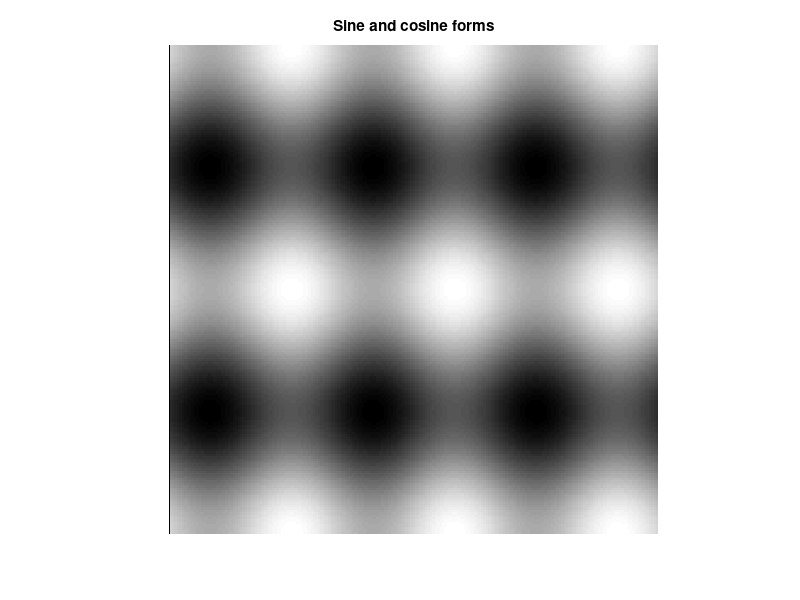
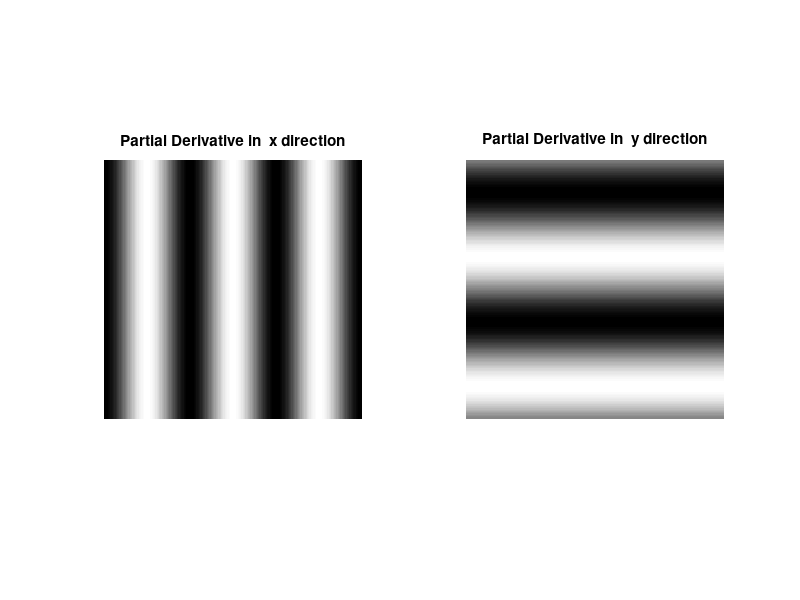
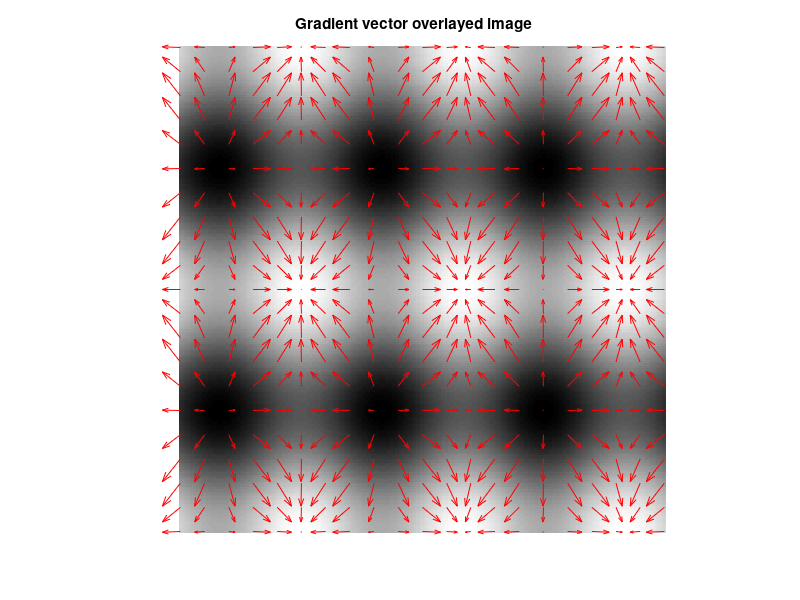

The MATLAB script that drew these images, in order: (Note: this script raises an error after producing the figures.)
clear all  
close all

%% start exercise 3
x = -100:100;
y = -100:100;
[X, Y] = meshgrid (x, y);
A = 1; B = 2; V = 6* pi /201; W = 4* pi /201;
F = A * sin(V*X) + B * cos(W*Y);
imshow (F, [], 'xData', x, 'yData', y);
title('Sine and cosine forms')


%% Partial direvatives: 
% the partial derivatives ignore the term with the not analyzed variable as
% a constant. The sin term then becomes cos with the constant(V & W) multiplied
% on the outside, and the cos becomes -sin
% fx = A*V*cos(Vx)
% fy = -B*W*sin(Wy)
% fxx = -A*V^2*sin(Vx)
% fyy = -B*W^2*cos(Wy)

%% implementation of first Partial derivatives 
Fx = A*V*cos(V*X);
Fy = -B*W*sin(W*Y);
figure; 
subplot(121)
imshow (Fx, [], 'xData', x, 'yData', y);
title('Partial Derivative in  x direction')

subplot(122)
imshow(Fy, [], 'xData',y,'yData',y); 
title('Partial Derivative in  y direction')

%% Plot for combined derivative with vector 

xx = -100:10:100;
yy = -100:10:100;
[XX , YY] = meshgrid(xx, yy);
Fx = A*V*cos(V*XX);
Fy = -B*W*sin(W*YY);
figure; 
imshow (F,[],'xData',x,'yData',y);
hold on;
quiver (xx,yy,Fx,Fy,'r');
hold off ;
title('Gradient vector overlayed image')
%% Use gaussian filter on partial derivatives 


Gx = gD(F,1,1,0);  %first order gaussian in x
Gy = gD(F,1,0,1);  %first order gaussian in y


XXG = 1 : 10 : size(Gx,1); 
YYG = 1 : 10 : size(Gy,2); 
Gxs = zeros(length(XXG),length(YYG));
Gys = zeros(length(XXG),length(YYG));
for i = 1 :  length(XX)
    for j = 1 : length(YY)
        Gxs(i,j) = Gx(XXG(i),XXG(j)); 
        Gys(i,j) = Gy(YYG(i),YYG(j)); 
    end
end


figure; 
imshow (F,[],'xData',x,'yData',y);
axis on
hold on;
quiver(xx,yy,Gxs,Gys,'r');
hold off ;
title('Gradient vector overlayed image with gaussian filter')
%% First rotate the image then do Filtering 

%put rotate image in the current folder 
Fr = rotateImage(F, 10, 'linear','basic'); % give negative values which problems with displaying 
%crop image
Fr = Fr(17 : (end - 16), 17 : (end-16));

GxR = gD(Fr,1,1,0); 
GyR = gD(Fr,1,0,1);

GxsR = zeros(length(XXG),length(YYG));
GysR = zeros(length(XXG),length(YYG));
for i = 1 :  length(XX)
    for j = 1 : length(YY)
        GxsR(i,j) = GxR(XXG(i),XXG(j)); 
        GysR(i,j) = GyR(YYG(i),YYG(j)); 
    end
end

figure; 
imshow (Fr,[],'xData',x,'yData',y);
axis on
hold on;
quiver(xx,yy,GxsR,GysR,5,'r');
hold off ;
title('Gradient vector overlayed for rotated image')
%note that the edges to the basic border filling have very high gradient
%vectors as is expected


%% Gradient direction w
%fw = sqrt(Fx^2 + Fy^2)
%fww = Fx^2* Fxx+ 2Fx*Fy*Fxy + Fy^2 * Fyy

%calculate all the derivates needed for fw and fww of our F:
Gx = gD(F,1,1,0); 
Gy = gD(F,1,0,1);
Gxx = gD(F,1,2,0); 
Gyy = gD(F,1,0,2); 
Gxy = gD(F,1,1,1); 

fw = sqrt(Gx.^2 + Gy.^2); 
fww = (Gx.^2).*Gxx + 2.*Gx.*Gy.*Gxy + (Gy.^2).*Gyy;

%% Canny edge detector 
%see implementation in canny.m and checkZero.m (Helper Scripts folder)

%% test canny on cameraman 

F = im2double(imread('cameraman.tif'));
e = canny(F,1);

figure; 
imshow(e) 

% Dit werkt niet. We weten waar het probleem ligt maar niet hoe we het
% moeten oplossen. De gaussian derivatives in een richting in de canny
% functie werken wel goed. Maar de twede derivatives niet. En we krijgen
% ook goede beelden voor fw en fww maar in de twede afgeleides zijn alle
% waardes positief dus er is geen nul doorgang te vinden. Onder figure map
% heb ik fww nog gecopierd die dus wel degelijk de edges aangeeft van
% cameraman.tif



